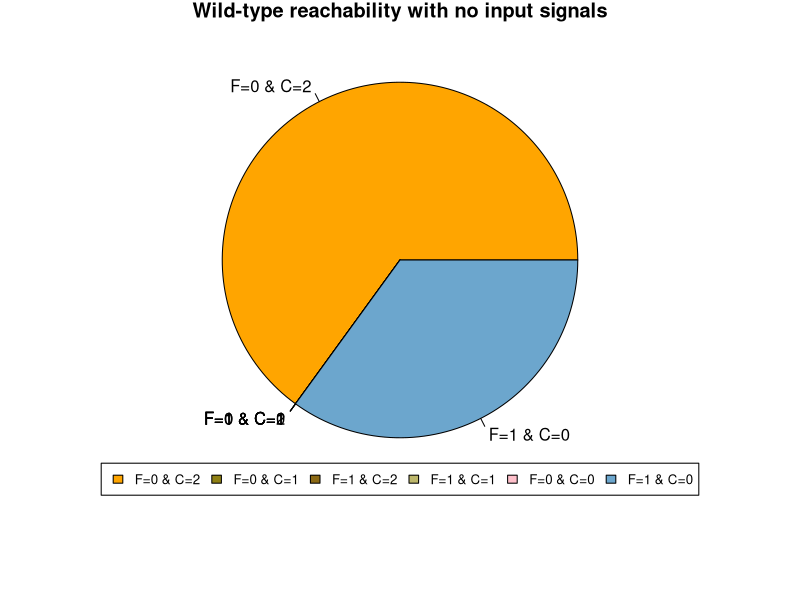
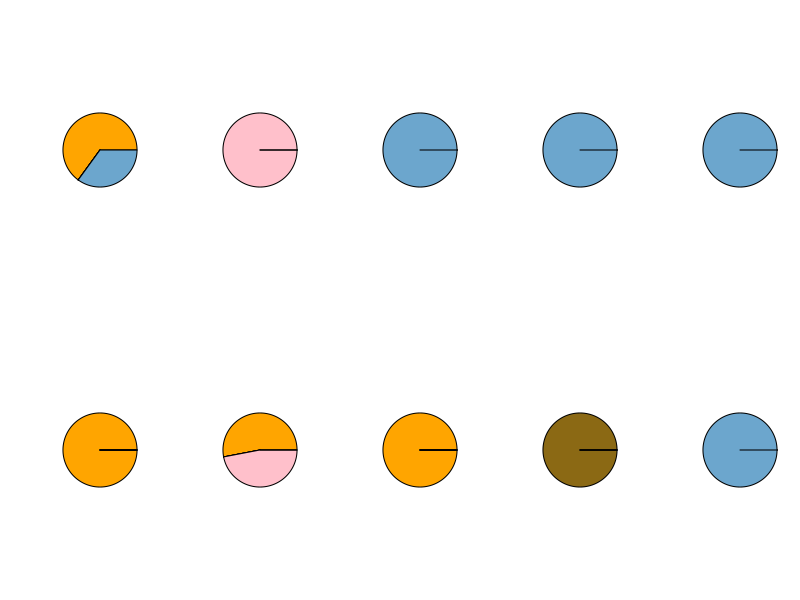
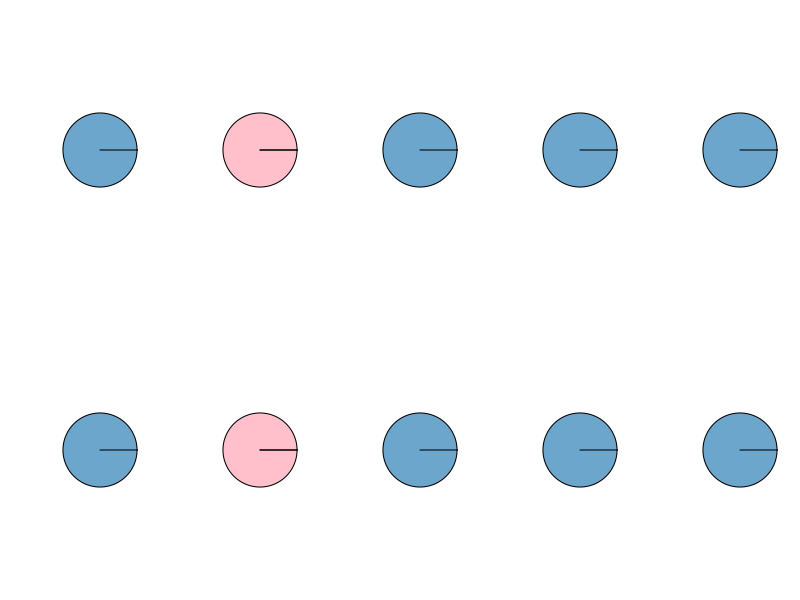
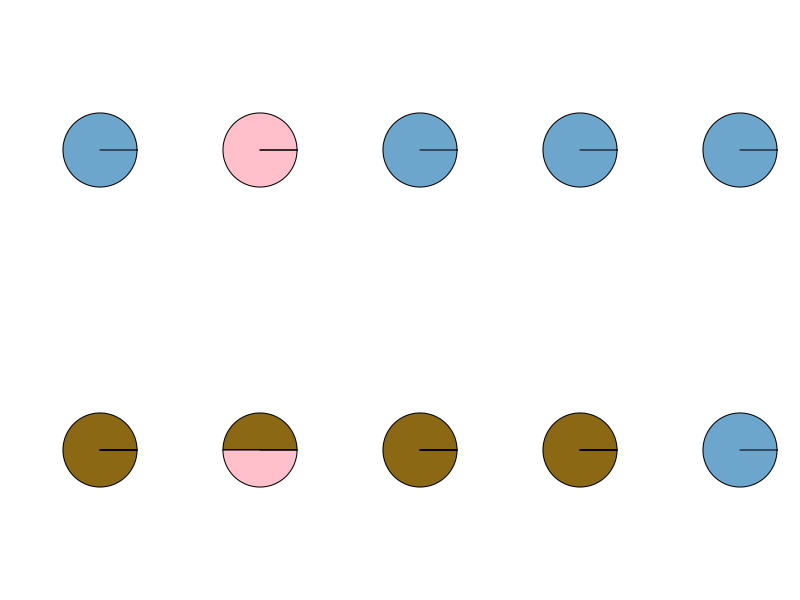

Source code (R) for these figures, in order:
# Generates piecharts of the reached stable states in specific biological scenarios. 


#PROBABILITIES (%) OF REACHED PHENOTYPES

# WILD TYPE :  RPTP=0 DELTA=0 FAT4L=0 
# Phen.     E1   E2   E3   H    M1   M2
P1WT  <- c( 65 ,  0 ,  0 ,  0 ,  0 ,  35 ) # NORMAL TISSUE
P2WT  <- c( 0 ,  0 ,  0 ,  0 ,  100 ,  0 ) # TISSUE GROWTH
P3WT  <- c( 0 ,  0 ,  0 ,  0 ,  0 ,  100 ) # INFLAMMATION
P4WT  <- c( 0 ,  0 ,  0 ,  0 ,  0 ,  100 ) # CHRONIC INFLAMMATION
P5WT  <- c( 0 ,  0 ,  0 ,  0 ,  0 ,  100 ) # CHRONIC INFLAMMATION + HYPOXIA

# WILD TYPE : DELTA=0 FAT4L=0"
P6WT  <- c( 100 ,  0 ,  0 ,  0 ,  0 ,  0 ) # NORMAL TISSUE
P7WT  <- c(53 ,  0 ,  0 ,  0 ,  47 ,  0 ) # TISSUE GROWTH
P8WT  <- c( 100 ,  0 ,  0 ,  0 ,  0 ,  0 ) # INFLAMMATION
P9WT  <- c( 0 ,  0 ,  100 ,  0 ,  0 ,  0 ) # CHRONIC INFLAMMATION
P10WT  <- c( 0 ,  0 ,  0 ,  0 ,  0 ,  100 ) # CHRONIC INFLAMMATION + HYPOXIA



# SRC E1 :  RPTP=0 DELTA=0 FAT4L=0 
P1SRC  <- c( 0 ,  0 ,  0 ,  0 ,  0 ,  100 ) # NORMAL TISSUE
P2SRC  <- c( 0 ,  0 ,  0 ,  0 , 100 ,  0 ) # TISSUE GROWTH
P3SRC  <- c( 0 ,  0 ,  0 ,  0 ,  0 ,  100 ) # INFLAMMATION
P4SRC  <- c( 0 ,  0 ,  0 ,  0 ,  0 ,  100 ) # CHRONIC INFLAMMATION
P5SRC  <- c( 0 ,  0 ,  0 ,  0 ,  0 ,  100 ) # CHRONIC INFLAMMATION + HYPOXIA

# SRC E1 :  RPTP=1 DELTA=0 FAT4L=0 
P6SRC  <- c( 0 ,  0 ,  0 ,  0 ,  0 ,  100 ) # NORMAL TISSUE
P7SRC  <- c( 0 ,  0 ,  0 ,  0 , 100 ,  0 ) # TISSUE GROWTH
P8SRC  <- c( 0 ,  0 ,  0 ,  0 ,  0 ,  100 ) # INFLAMMATION
P9SRC  <- c( 0 ,  0 ,  0 ,  0 ,  0 ,  100 ) # CHRONIC INFLAMMATION
P10SRC  <- c( 0 ,  0 ,  0 ,  0 ,  0 ,  100 ) # CHRONIC INFLAMMATION + HYPOXIA


# TGFb E1 :  RPTP=0 DELTA=0 FAT4L=0 
P1TGF  <- c( 0 ,  0 ,  0 ,  0 ,  0 ,  100 ) # NORMAL TISSUE
P2TGF  <- c( 0 ,  0 ,  0 ,  0 ,  100 ,  0 )# TISSUE GROWTH
P3TGF  <- c( 0 ,  0 ,  0 ,  0 ,  0 ,  100 ) # INFLAMMATION
P4TGF  <- c( 0 ,  0 ,  0 ,  0 ,  0 ,  100 ) # CHRONIC INFLAMMATION
P5TGF  <- c( 0 ,  0 ,  0 ,  0 ,  0 ,  100 ) # CHRONIC INFLAMMATION + HYPOXIA

# TGFb E1 :  RPTP=1 DELTA=0 FAT4L=0 
P6TGF  <- c( 0 ,  0 ,  100 ,  0 ,  0 ,  0 ) # NORMAL TISSUE
P7TGF  <- c( 0 ,  0 ,  50 ,  0 ,  50 ,  0 )# TISSUE GROWTH
P8TGF  <- c( 0 ,  0 ,  100 ,  0 ,  0 ,  0 ) # INFLAMMATION
P9TGF  <- c( 0 ,  0 ,  100 ,  0 ,  0 ,  0 ) # CHRONIC INFLAMMATION
P10TGF  <- c( 0 ,  0 ,  0 ,  0 ,  0 ,  100 ) # CHRONIC INFLAMMATION + HYPOXIA


Vcolor <-   c("#FFA500", "#8F8013" , "#8B6914" ,  "#BDB76B" , "#FFC0CB", "#6CA6CD")

Phen <- c("F=0 & C=2", "F=0 & C=1", "F=1 & C=2", "F=1 & C=1" ,  "F=0 & C=0", "F=1 & C=0")


#Pie chart with probabilities


# The comparison of RPTP  activation in WT  

par(mai=c(1,0.1, 0.2,0.1))
pie(P1WT, labels = Phen , col = Vcolor, main= "Wild-type reachability with no input signals", clockwise = FALSE )
legend("bottom", inset=0.01, Phen, fill=Vcolor , horiz = TRUE, cex=0.8 )


par(mfrow=c(2,5), mai=c(0.1,0.5, 0.1,0.1))

# WILD-type with RPTP =0 FAT4L =0 DELTA =0
pie(P1WT, labels = "" , col = Vcolor)
pie(P2WT, labels = "" , col = Vcolor)
pie(P3WT, labels = "" , col = Vcolor)
pie(P4WT, labels = "" , col = Vcolor)
pie(P5WT, labels = "" , col = Vcolor)

# WILD-type with RPTP =0 FAT4L =0 DELTA =0
pie(P6WT, labels = "" , col = Vcolor)
pie(P7WT, labels = "" , col = Vcolor)
pie(P8WT, labels = "" , col = Vcolor)
pie(P9WT, labels = "" , col = Vcolor)
pie(P10WT, labels = "" , col = Vcolor)




# The comparison of RPTP  activation in SRC  E1 
# RPTP =0 FAT4L =0 DELTA =0
pie(P1SRC,labels = "", col = Vcolor)
pie(P2SRC,labels = "", col = Vcolor )
pie(P3SRC,labels = "", col = Vcolor)
pie(P4SRC,labels = "", col = Vcolor)
pie(P5SRC,labels = "", col = Vcolor)
# RPTP =1 FAT4L =0 DELTA =0
pie(P6SRC,labels = "", col = Vcolor)
pie(P7SRC,labels = "", col = Vcolor )
pie(P8SRC,labels = "", col = Vcolor)
pie(P9SRC,labels = "", col = Vcolor)
pie(P10SRC,labels = "", col = Vcolor)




# The comparison of RPTP  activation in TGFb E1 
# RPTP =0 FAT4L =0 DELTA =0
pie(P1TGF, labels = "", col = Vcolor)
pie(P2TGF, labels = "", col = Vcolor)
pie(P3TGF, labels = "", col = Vcolor)
pie(P4TGF, labels = "", col = Vcolor)
pie(P5TGF, labels = "", col = Vcolor)
# RPTP =1 FAT4L =0 DELTA =0
pie(P6TGF, labels = "", col = Vcolor)
pie(P7TGF, labels = "", col = Vcolor)
pie(P8TGF, labels = "", col = Vcolor)
pie(P9TGF, labels = "", col = Vcolor)
pie(P10TGF, labels = "", col = Vcolor)


